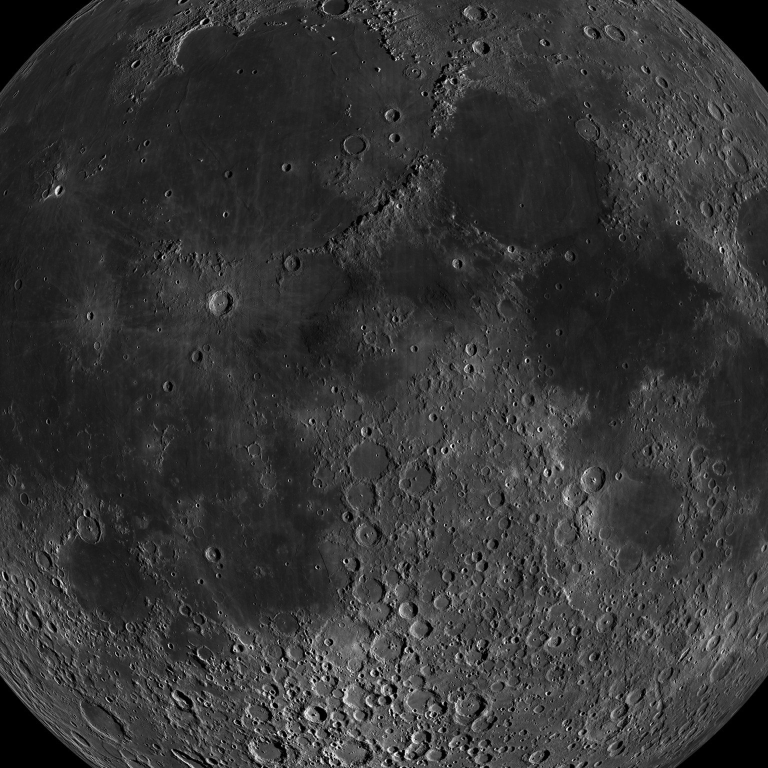
#> input picture moon.jpg, 1536 x 1536 px (shown at 1/2 size)
$ python generate-icons.py
#> lines starting #> are read from the running program, lines starting #| are printed output that depends on the picture; after the words box and inside, x2 and y2 are one past the last pixel; in counts of white or black regions, pixels touching at a corner belong together
#!/usr/bin/env python3
"""Generate The Moon home-screen icons."""

from __future__ import annotations

import math
import random
from pathlib import Path

from PIL import Image, ImageDraw, ImageFilter, ImageOps

ROOT = Path(__file__).resolve().parents[1]
MOON_TEXTURE = ROOT / "moon.jpg"


def sky_pixel(x: int, y: int, size: int) -> tuple[int, int, int]:
    t = min(1.0, math.hypot(x - size * 0.38, y - size * 0.18) / (size * 0.72))
    inner = (18, 26, 47)
    outer = (2, 3, 8)
    return tuple(int(inner[i] + (outer[i] - inner[i]) * t) for i in range(3))


def draw_stars(draw: ImageDraw.ImageDraw, size: int, seed: int) -> None:
    rng = random.Random(seed)
    for _ in range(60):
        x = rng.randint(0, size - 1)
        y = rng.randint(0, size - 1)
        b = rng.randint(120, 255)
        r = rng.choice([0, 0, 1, 2])
        draw.ellipse((x - r, y - r, x + r, y + r), fill=(b, b, min(255, b + 24)))


def render_moon(diameter: int, phase: float = 0.48) -> Image.Image:
    texture = Image.open(MOON_TEXTURE).convert("L")
    moon = ImageOps.fit(texture, (diameter, diameter), Image.Resampling.LANCZOS)
    moon_rgb = Image.merge("RGB", (moon, moon, moon))

    mask = Image.new("L", (diameter, diameter), 0)
    ImageDraw.Draw(mask).ellipse((0, 0, diameter - 1, diameter - 1), fill=255)
    shaded = Image.new("RGBA", (diameter, diameter), (0, 0, 0, 0))
    shaded.paste(moon_rgb, (0, 0), mask)

    radius = diameter / 2
    center = diameter / 2
    shadow = Image.new("RGBA", (diameter, diameter), (0, 0, 0, 0))
    pixels = shadow.load()
    terminator = 1.0 - phase * 2.0

    for py in range(diameter):
        for px in range(diameter):
            dx = px - center + 0.5
            dy = py - center + 0.5
            if dx * dx + dy * dy > radius * radius:
                continue
            nx = dx / radius
            if nx < terminator:
                t = min(1.0, max(0.0, (terminator - nx) / 0.55))
                pixels[px, py] = (2, 3, 8, int(230 * t))

    return Image.alpha_composite(shaded, shadow)


def build_icon(size: int) -> Image.Image:
    canvas = Image.new("RGB", (size, size))
    pixels = canvas.load()
    for y in range(size):
        for x in range(size):
            pixels[x, y] = sky_pixel(x, y, size)

    draw = ImageDraw.Draw(canvas)
    draw_stars(draw, size, 17)

    moon_size = int(size * 0.56)
    moon = render_moon(moon_size, phase=0.48)
    top_left = ((size - moon_size) // 2, (size - moon_size) // 2)
    canvas_rgba = canvas.convert("RGBA")
    canvas_rgba.alpha_composite(moon, top_left)

    glow = Image.new("RGBA", (size, size), (0, 0, 0, 0))
    glow_draw = ImageDraw.Draw(glow)
    cx = size // 2
    cy = size // 2
    r = moon_size // 2
    glow_draw.ellipse((cx - r - 10, cy - r - 10, cx + r + 10, cy + r + 10), fill=(90, 130, 220, 30))
    canvas_rgba = Image.alpha_composite(canvas_rgba, glow.filter(ImageFilter.GaussianBlur(radius=size // 36)))
    return canvas_rgba.convert("RGB")


def save_icons() -> None:
    icon_512 = build_icon(512)
#> in build_icon, `canvas = Image.new("RGB", (size, size))`: canvas: PIL image 512x512 RGB; every value is 0
#> in build_icon, `draw = ImageDraw.Draw(canvas)`:
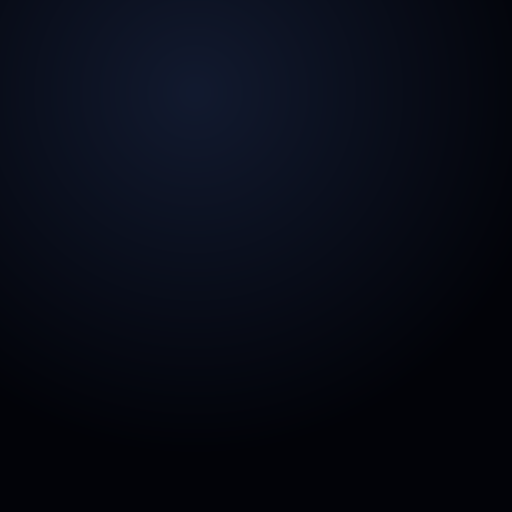
#> canvas: PIL image 512x512 RGB; mean R, G, B 7.2, 10.7, 21.3
#> in render_moon, texture is the input picture: PIL image 1536x1536 L; min 0, max 255, mean 53.2
#> in render_moon, `moon = ImageOps.fit(texture, (diameter, diameter), Image.Resampling.LA..`:
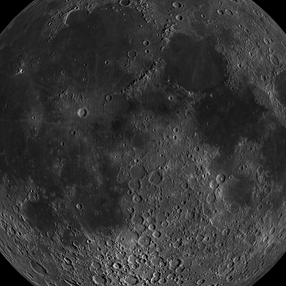
#> moon: PIL image 286x286 L; min 0, max 216, mean 53.2
#> in render_moon, `mask = Image.new("L", (diameter, diameter), 0)`: mask: PIL image 286x286 L; every value is 0
#> in render_moon, `ImageDraw.Draw(mask).ellipse((0, 0, diameter - 1, diameter - 1), fill=..`:
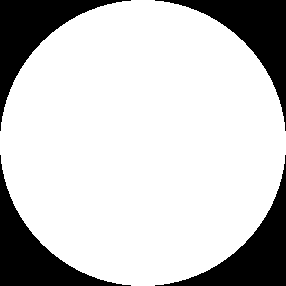
#> mask: PIL image 286x286 L; 78.5% white; 4 black regions, box (x1, y1, x2, y2) and area: (0, 0, 131, 131) 4396, (155, 0, 286, 131) 4396, (0, 155, 131, 286) 4396, (155, 155, 286, 286) 4396
#> in render_moon, `shaded = Image.new("RGBA", (diameter, diameter), (0, 0, 0, 0))`: shaded: PIL image 286x286 RGBA; every value is 0
#> in render_moon, `shaded.paste(moon_rgb, (0, 0), mask)`:
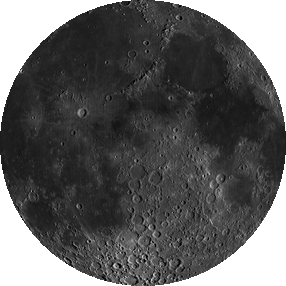
#> shaded: PIL image 286x286 RGBA; mean R, G, B, A 41.5, 41.5, 41.5, 200.2; transparent parts drawn white
#> in render_moon, `return Image.alpha_composite(shaded, shadow)`:
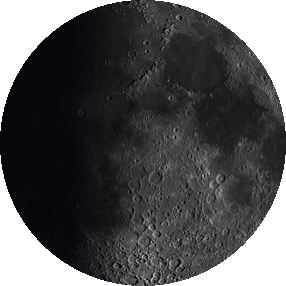
#> returned value: PIL image 286x286 RGBA; mean R, G, B, A 30.7, 31, 32.2, 200.3; transparent parts drawn white
#> in build_icon, `glow = Image.new("RGBA", (size, size), (0, 0, 0, 0))`: glow: PIL image 512x512 RGBA; every value is 0
#> in build_icon, `canvas_rgba = Image.alpha_composite(canvas_rgba, glow.filter(ImageFilt..`:
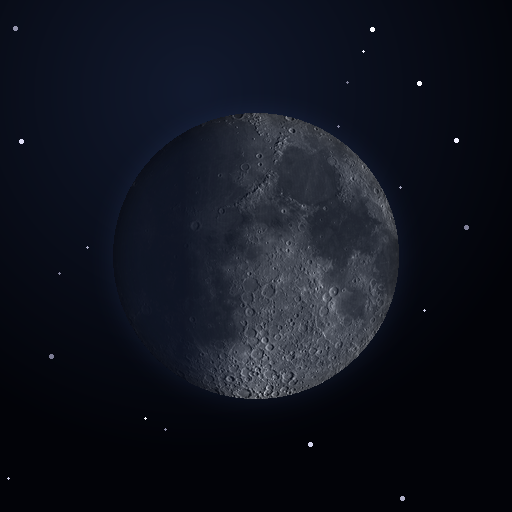
#> canvas_rgba: PIL image 512x512 RGBA; mean R, G, B, A 16.3, 19.9, 30.3, 255
    icon_512.save(ROOT / "icon-512.png", "PNG")
    icon_512.resize((180, 180), Image.Resampling.LANCZOS).save(ROOT / "apple-touch-icon.png", "PNG")
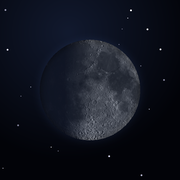
#> saved as apple-touch-icon.png: PIL image 180x180 RGB; mean R, G, B 16.3, 19.9, 30.3
    print(f"Wrote icons in {ROOT}")


if __name__ == "__main__":
    save_icons()
